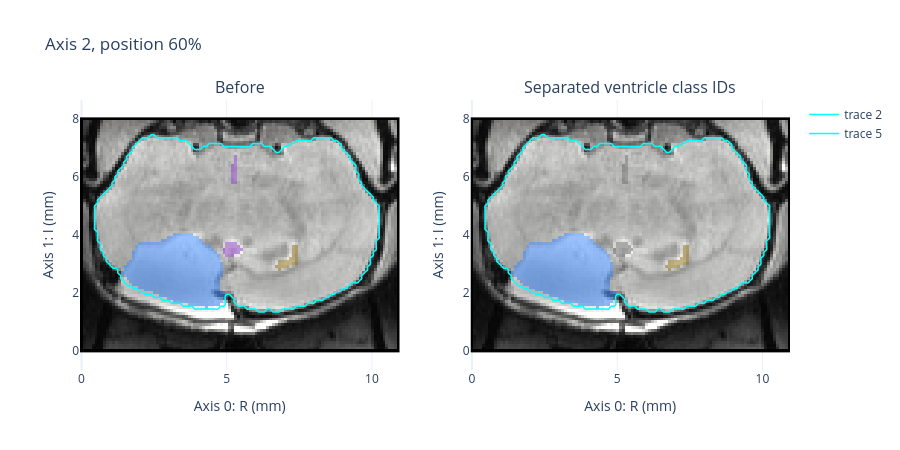

Notebook source saved alongside this figure:
### Markdown cell above
## Separate merged ventricles (TBI only)

The historical splitter uses the predicted third ventricle to fit a symmetry
plane and the largest valid lesion to identify its side. Output classes are
2=contra ventricle, 3=ipsi ventricle, 4=third ventricle. It needs at least three
third-ventricle voxels when lateral ventricles are present. Without a valid lesion,
historical `DEFAULT_HEMISPHERE="right"` selects the side containing array origin;
this is not an affine-derived anatomical right-side definition.

### Code cell
split_ventricles: bool = TASK == "tbi"
separated_regions = model_regions.copy()
if split_ventricles:
    split = ipsi_contra_division_callback(
        use_centroids=USE_CENTROIDS, default_hemisphere=DEFAULT_HEMISPHERE,
        lesion_voxels_threshold=LESION_VOXELS_THRESHOLD,
    )
    separated_regions = split(model_regions)
else:
    print("MouseFull keeps its directly predicted ventricle sides.")
separated = model_input.with_masks(separated_regions)
show_pair(model_input, separated, "Separated ventricle class IDs")
